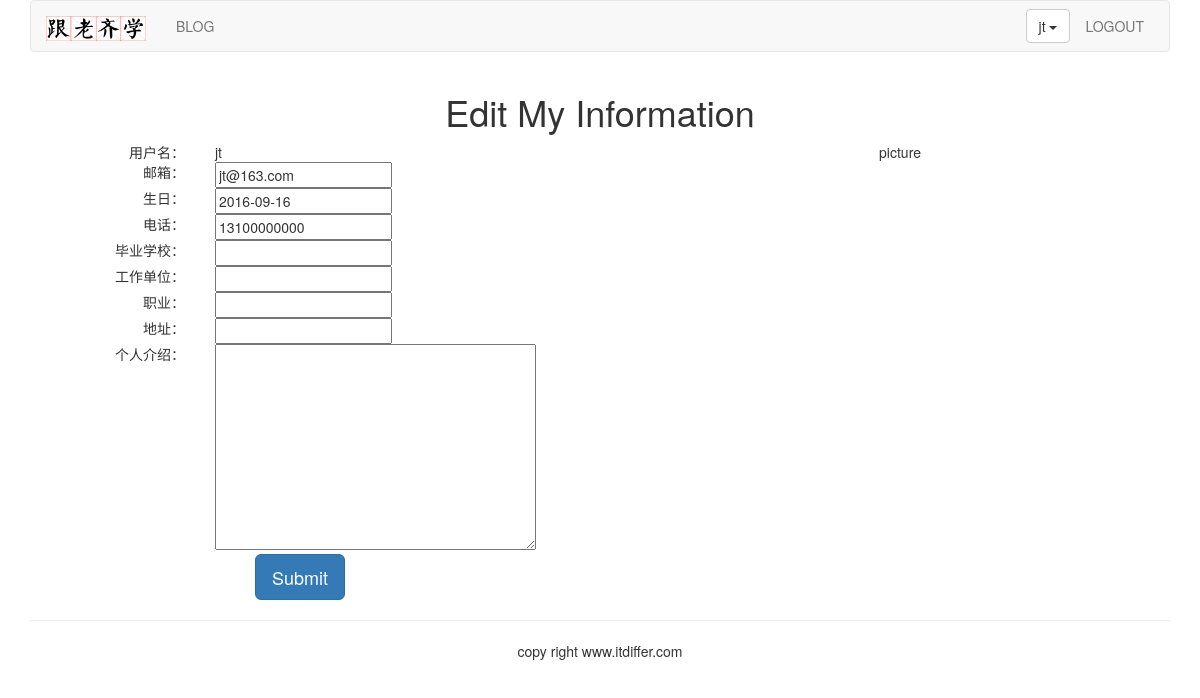
The page /account/edit-my-information/ (signed in) on the database as committed earlier.
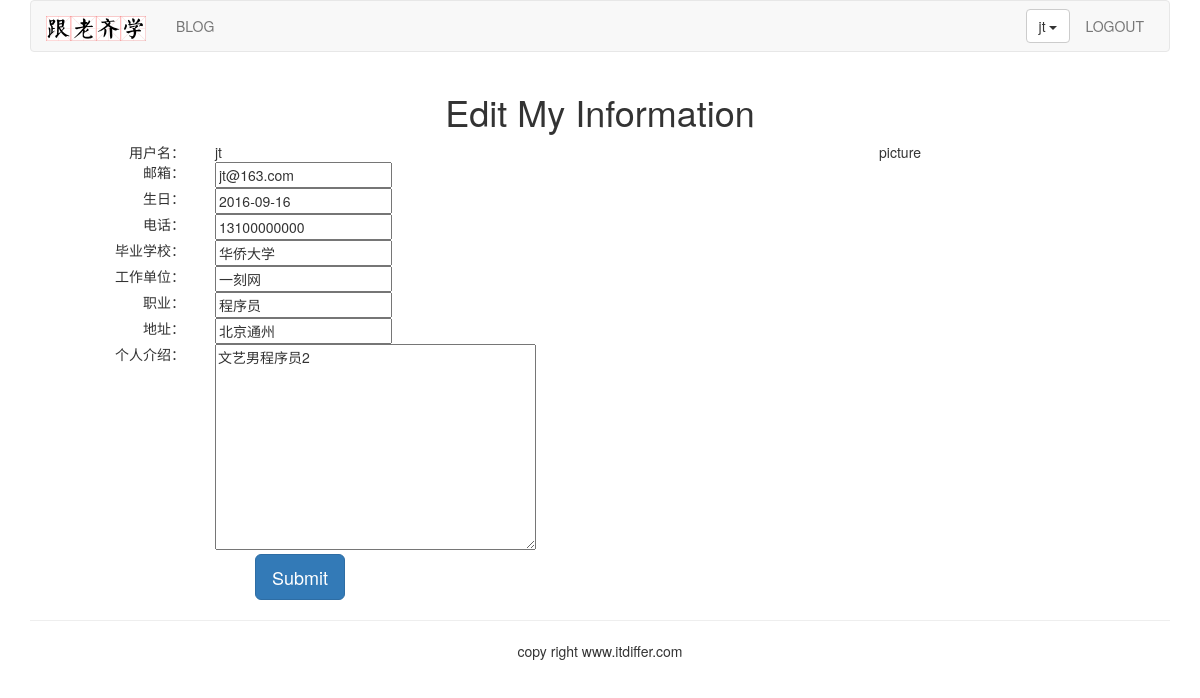
The same page on the database as committed later.
### account/models.py (models this page shows, shortened)
class UserInfo(models.Model):
    user = models.OneToOneField(User, unique=True, on_delete=models.CASCADE)
    school = models.CharField(max_length=100, blank=True)
    company = models.CharField(max_length=100, blank=True)
    profession = models.CharField(max_length=100, blank=True)
    address = models.CharField(max_length=100, blank=True)
    aboutme = models.TextField(blank=True)
    photo = models.ImageField(blank=True)

### account/views.py (the view)
@login_required(login_url='/account/login/')
def myself_edit(request):
    user = User.objects.get(username=request.user.username)
    userprofile = UserProfile.objects.get(user=request.user)
    userinfo = UserInfo.objects.get(user=request.user)
    if request.method == "POST":
        user_form = UserForm(request.POST)
        userprofile_form = UserProfileForm(request.POST)
        userinfo_form = UserInfoForm(request.POST)
        if user_form.is_valid() * userprofile_form.is_valid() * userinfo_form.is_valid():
            user_cd = user_form.cleaned_data
            userprofile_cd = userprofile_form.cleaned_data
            userinfo_cd = userinfo_form.cleaned_data
            print(user_cd["email"])
            user.email = user_cd["email"]
            userprofile.birth = userprofile_cd["birth"]
            userprofile.phone = userprofile_cd["phone"]
            userinfo.school = userinfo_cd["school"]
            userinfo.company = userinfo_cd["company"]
            userinfo.profession = userinfo_cd["profession"]
            userinfo.address = userinfo_cd["address"]
            userinfo.aboutme = userinfo_cd["aboutme"]
            user.save()
            userprofile.save()
            userinfo.save()
        return HttpResponseRedirect('/account/my-information/')
    else:
        user_form = UserForm(instance=request.user)
        userprofile_form = UserProfileForm(initial={"birth": userprofile.birth, "phone": userprofile.phone})
        userinfo_form = UserInfoForm(
            initial={"school": userinfo.school, "company": userinfo.company, "profession": userinfo.profession,
                     "address": userinfo.address, "aboutme": userinfo.aboutme})
        return render(request, "account/myself_edit.html",
                      {"user_form": user_form, "userprofile_form": userprofile_form, "userinfo_form": userinfo_form})

### account/forms.py
class UserForm(forms.ModelForm):
    class Meta:
        model = User
        fields = ("email",)

class UserProfileForm(forms.ModelForm):
    class Meta:
        model = UserProfile
        fields = ("phone", "birth")

### templates/account/myself_edit.html (shortened to what this page needs)
{% extends "base.html" %}
{% block content %}
<div class="row text-center vertical-middle-sm">
    <h1>Edit My Information</h1>
    <div class="row">
        <div class="col-md-6">
            <form class="form-horizontal" action="." method="post">
                <div class="row">
                    <div class="col-md-4 text-right"><span>用户名：</span></div>
                    <div class="col-md-8 text-left">{{user.username}}</div>
                </div>
                <div class="row">
                    <div class="col-md-4 text-right"><span>邮箱：</span></div>
                    <div class="col-md-8 text-left">{{user_form.email}}</div>
                </div>
                <div class="row">
                    <div class="col-md-4 text-right"><span>生日：</span></div>
                    <div class="col-md-8 text-left">{{userprofile_form.birth}}</div>
                </div>
                <div class="row">
                    <div class="col-md-4 text-right"><span>电话：</span></div>
                    <div class="col-md-8 text-left">{{userprofile_form.phone}}</div>
                </div>
                <div class="row">
                    <div class="col-md-4 text-right"><span>毕业学校：</span></div>
                    <div class="col-md-8 text-left">{{userinfo_form.school}}</div>
                </div>
                <div class="row">
                    <div class="col-md-4 text-right"><span>工作单位：</span></div>
                    <div class="col-md-8 text-left">{{userinfo_form.company}}</div>
                </div>
                <div class="row">
                    <div class="col-md-4 text-right"><span>职业：</span></div>
                    <div class="col-md-8 text-left">{{userinfo_form.profession}}</div>
                </div>
                <div class="row">
                    <div class="col-md-4 text-right"><span>地址：</span></div>
                    <div class="col-md-8 text-left">{{userinfo_form.address}}</div>
                </div>
                <div class="row">
                    <div class="col-md-4 text-right"><span>个人介绍：</span></div>
                    <div class="col-md-8 text-left">{{userinfo_form.aboutme}}</div>
                </div>
                <div class="row">
                    <input type="submit" class="btn btn-primary btn-lg" value="Submit">
                </div>
            </form>
        </div>
        <div class="col-md-6">
            <p>picture</p>
        </div>
    </div>
</div>
{% endblock %}

Rows that differ between the two databases and show on the page:
now on this page (row edited): UserInfo: school "华侨大学", company "一刻网", profession "程序员", address "北京通州", aboutme "文艺男程序员2"
